Frame 1 (no input): blank canvas, image omitted
Frame 60 (the mouse pressed at the canvas centre just before this capture): blank canvas, image omitted
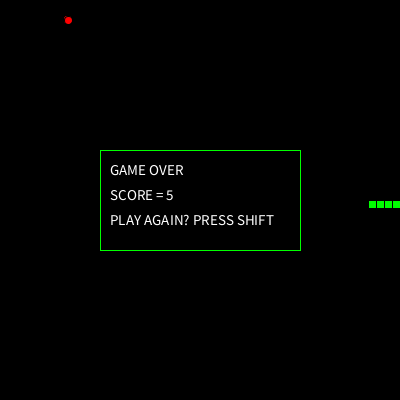
Frame 120 (the mouse held since frame 60 and released just before this capture)

The Processing sketch whose frames 1 and 60 were blank and that drew this single picture after the mouse press (run headless with seeded random() and noise(); from frame 60 on, the mouse is pressed at the canvas centre):

// Processing sketch: Unit_2_Final
// ── Unit_2_Final.pde
//Headache.jpg
/*HI, Hello, Welcome to my coding of the game snake this took me almost 6 hours and a lot and i mean a lot of caffine inculding one caffine fueled 10pm to 2:30 am coding session
which i ended up sleeping untill noon after which was fun, i feel like half the reason you gave us this project Ms.Spindt was because you knew we'd have to learn a lot more commands
and statments to get our game running well and at all, annnnnyways welcome to my code and this was painful to be sure
*/
//here underneath me we have my global varibles all of which my game could not function without to be sure, if a single one were missing some part of the game would just stop wether its just the
//game over screen or the whole snake its self my game needs all of these to function
int time =0;
//int gameover = 0;
boolean gameover = false;
int direc = 0;
int[] headx = new int[2500];
int[] heady = new int[2500];
int sneksize = 5;
//first time using the round function or statement whatever you call it but ths comand and it makes floats into integers so its quite nice for random comand
int[] fp = {(round(random(47))+1)*8,(round(random(47))+1)*8};
boolean redo = true;

//setup command which both starts the game and defines the size of the canvas used in my game
void setup(){
  restart();
  size(400,400);
  
}
//my draw function which its use is to create the new apple as well as check to make sure the game is still running every time draw is called in the canvas.
void draw(){
  //int[] fp = {int(random(9))*8,int(random(9))*8}; needs to be global ig wont work otherwise :P
  //all these statements do is add a grid function so i can see how the fruit and the snake is aligning to the grid i may or may not //it later to get rid of in game.
  
/*  frameRate(1);
  background(0,0,0);
  for(int x = 0; x < height; x += height/10){
    for(int y =0; y < width; y += width/10){
      stroke(150,150,150);
      
      line(x,0,x,height);
      line(0,y,width,y);
      
      //apperently there is a width and height command which relates to the height and width of the canvas which would have been nice to know before hand and changing 
      //my size of the canvas 7 times and then one by one the numbers in my loop and lets me control so many other numbers just by writing width or height and has been a great help lol
    }
  }
*/
// Underneath this comment i have the sole commands in my draw code that allow the game to fucntion
if(gameover){
}else{
  time++;
  fill(255,0,0);
  stroke(0);
  rect(fp[0],fp[1],8,8,25);
  fill(0);
  stroke(0);
  rect(0,0,width,8);
  rect(0,height-8,width,8);
  rect(0,0,8,height);
  if(time % 5 == 0){
    move();
    display();
    deadyet(gameover);
    //finally figured out how to define functions in draw idk why this took me so long to figure out :P
  }
}
}
//here i have my controls to my game using the key and coded comands to allow the use of non ASCII characters and here i use the arrow keys to move in my game. all these if statments are to ensure
//that i cant turn right back into my self and prevent me from dying that way.
void keyPressed(){
  if(key == CODED){
    if(keyCode == UP && direc != 270 && (heady[1]-8) != heady[2]){
    direc = 90;
  }
  if(keyCode == DOWN && direc != 90 && (heady[1]+8) != heady[2]){
    direc = 270;
  }
  if(keyCode == LEFT && direc != 0 && (headx[1]-8) != headx[2]){
    direc = 180;
  }
  if(keyCode == RIGHT && direc != 180 && (headx[1]+8) != headx[2]){
    direc = 0;
  }
  if(keyCode == SHIFT){//WHHHHHHHHYYYY CANT I TURN RIGHT OR LEFT IN CERITN CASES AHHHHHHHHHHHHHHHHHHHHHHHHHHHHHHHHHHHHHHHHHHHHHHHHHHHHHHHHHHHHHHHHHHHHHHHHHHHHHHHHHHHHHHHHHHHHHHHHHHHHHHHHHHHHHHHHHHHH
  restart();//ive given up on trying to fix the turning i cant find my issue :P
  }//fixed it :P turns out i had the wrong head varible in it lol
 }
}
//This is my move function, this allows the snake head to move and not be a static block. as well as updating the postion of the snake so that headx[1] and heady[1] are always at the front and new postion in the canvas.
void move(){
  for(int i = sneksize; i > 0; i--){
    if(i != 1){
      headx[i] = headx[i-1];
      heady[i] = heady[i-1];
    }else{
      //cant forget to tell you what switch does. switch is just a fancy mans if else statement which can save time and effort from the coder helping them write less amounts of code but basiclly functions the same as an if else
      switch(direc){
        case 0:
        headx[1]+=8;
        break;
        case 90://each value of the case's are the value of directions thats dependant on the controls. 0 is right 90 is up 180 is left and 270 is down
        heady[1]-=8;
        break;
        case 180:
        headx[1]-=8;
        break;
        case 270:
        heady[1]+=8;
        break;
        //these case and break functions which i first learned from zach and now using them here with the help of the oh mighty processing refrence praise thy serve the function of changing dircetion based on what the controls comand as you play the game\
        //based on the value of direc the switch will translate the head in that direction every interval of draw changing wether the snake is moving up down left or right.
        //each case is just to act as (){} would in an if statment and the breaks act to get out of the case if the case value is not true.
      }
    }
  }
}
//the display function is what both draws the snake and adds to its size everytime a fruit is eaten as well as deleting the end of the snake as you move forward and not just have a super long trail of green behind you permantly
void display(){
  if(headx[1] == fp[0] && heady[1] == fp[1]){
    sneksize += int(random(3)+1);
    redo = true;
    while(redo){
      //below code placing a new fruit after the current one has been eaten.
      fp[0] = (round(random(47))+1)*8;
      fp[1] = (round(random(47))+1)*8;
      for(int i = 0; i < sneksize; i++){
        if(fp[0] == headx[i] && fp[1] == heady[i]){
          redo = true;
        }else{
          redo = false;
          
        }
      }
    }
  }
 //drawing the snake head and filling in behind the snake
  fill(0,255,0);
  rect(headx[1],heady[1],8,8);
  fill(0,0,0);
  rect(headx[sneksize],heady[sneksize],8,8);
}
//this function the deadyet function checks to see if the game has ended yet due to death from either hitting your self or hitting a wall.
boolean deadyet(boolean gameover){
  for(int i = 2; i<sneksize; i++){
    //this code below checks to see if the snake has hit itsself at any point during the game
    if(headx[1] == headx[i] && heady[1] == heady[i]){
      fill(0,0,0);
      stroke(0,255,0);
      rect(100,150,200,100);
      fill(255,255,255);
      textSize(15);
      text("GAME OVER",110,175);
      text("SCORE = " + sneksize,110,200);
      text("PLAY AGAIN? PRESS SHIFT",110,225);
      
    }
    //the code below checks if the snake has hit a wall or any of the edge of the canvas and kill it if so
    if(headx[1] >= width - 8 || heady[1] >= height-8 || headx[1] <= 0 || heady[1] <= 0){
      fill(0,0,0);
      stroke(0,255,0);
      rect(100,150,200,100);
      fill(255,255,255);
      textSize(15);//*style* fancy beautiful pretty 
      text("GAME OVER",110,175);
      text("SCORE = " + sneksize,110,200);
      text("PLAY AGAIN? PRESS SHIFT",110,225);
      
    }
  }
  return true;
}
//the restart function defines the canvas and the background as well as starting the game the first time and defining the start place of the snake.
void restart(){
  background(0,0,0);
  headx[1]=200;
  heady[1]=200;
  for(int i=2;i<80;i++)
  {
    headx[i]=0;
    heady[i]=0;
  }
  gameover=false;
  fp[0]= (int(random(9))*8);
  fp[1]= (int(random(9))*8);
  sneksize = 5;
  time=0;
  direc=0;
  redo=true;
}
/*Finally at the end of my code i finish up with this was so much pain and i hate java even more now then i did before and question why i put so much time effort and sweat into making a functioning snake game.
While making this was a bit of fun it was also like i said not fun at times struggling with the dumbest things and so i give my thanks to 
Xavier for helping me out with this , processing refrence and oh how i abused it so, and finally google and random people on the internet and forums having the same issues as me struggling.
And so i finish my code with nearly 200 lines of code and lots of pain and suffering included into this project.
*/
